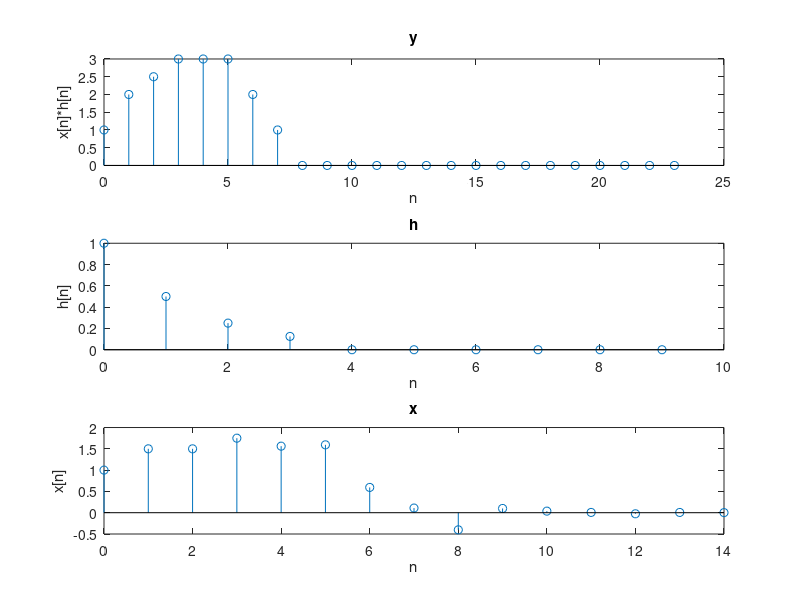

MATLAB code to generate this figure:
n=10;

h=zeros(1,n);
i=[0:3];
h(i<4)=(0.5).^(i);

y=[1, 2, 2.5, 3, 3, 3, 2, 1,0,0,0,0,0,0,0,0,0,0,0,0,0,0,0,0];

x=deconv(y,h)

subplot(3,1,1);
stem((0:length(y)-1),y);title('y');;xlabel('n');ylabel('x[n]*h[n]');
subplot(3,1,2);
stem((0:length(h)-1),h);title('h');xlabel('n');ylabel('h[n]');
subplot(3,1,3);
stem((0:length(x)-1),x);title('x');xlabel('n');ylabel('x[n]');


